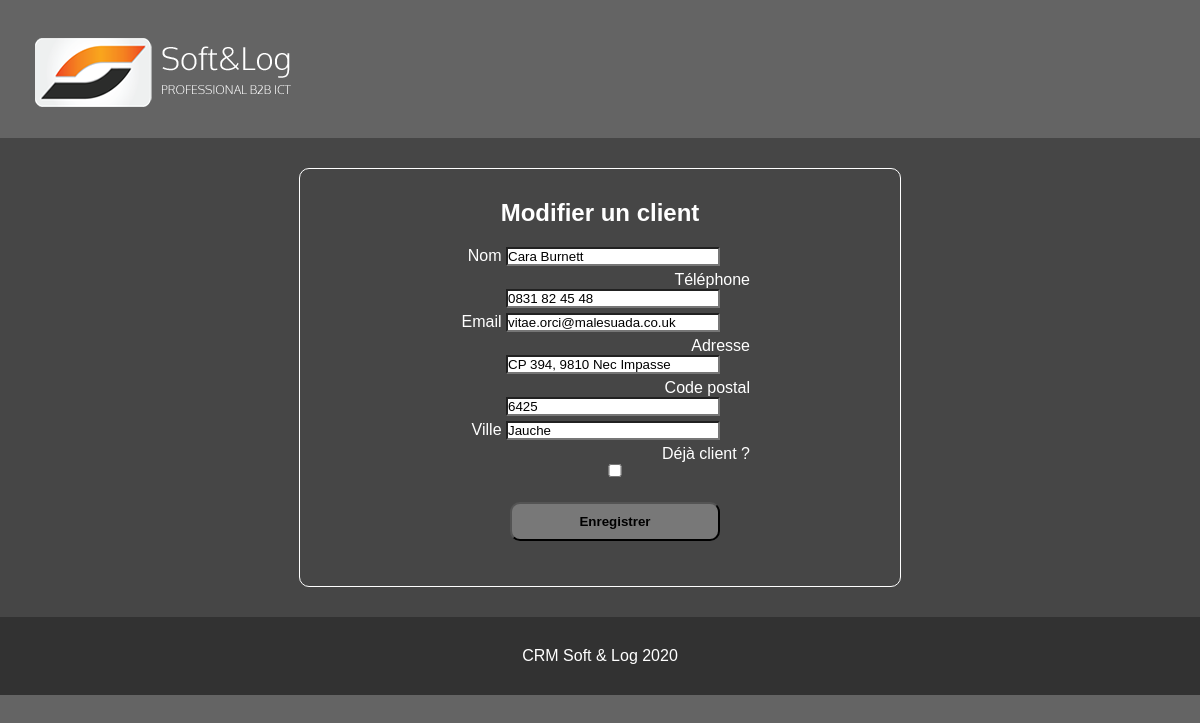
The page /modules/edit.php?id=61 on the database its author committed.
### tables this page shows
CREATE TABLE `clients` (
  `id` int(11) NOT NULL,
  `name` varchar(255) NOT NULL,
  `phone` varchar(255) NOT NULL,
  `email` varchar(255) NOT NULL,
  `address` varchar(255) NOT NULL,
  `cp` varchar(255) NOT NULL,
  `city` varchar(255) NOT NULL,
  `customer` varchar(255) NOT NULL
);

### modules/edit.php (the view, shortened to what this page needs)
<?php
	include('../header.php');
			require('../config.php');
			$sql = 'SELECT * FROM clientlist.clients WHERE id="'.$_GET['id'].'";';
			$result = mysqli_query($link, $sql);
			if (!$result) {
				die('Requête invalide : ' . mysqli_error($link));
				mysqli_close($link);
			} else{
				$clientInfo = mysqli_fetch_object($result);
			}
		?>
		<div class="addEdit">
			<form action="./edit.php?id=<?php echo $_GET['id']; ?>" method="POST">
				<h2 class="formTitle">Modifier un client</h2>
				<label for="name">Nom</label>
				<input type="text" name="name" value="<?php if(isset($_POST['name'])){echo $_POST['name'];}else{echo $clientInfo->name;} ?>" /><br />
				<label for="phone">Téléphone</label>
				<input type="text" name="phone" value="<?php if(isset($_POST['phone'])){echo $_POST['phone'];}else{echo $clientInfo->phone;} ?>" /><br />
				<label for="email">Email</label>
				<input type="text" name="email" value="<?php if(isset($_POST['email'])){echo $_POST['email'];}else{echo $clientInfo->email;} ?>" /><br />
				<label for="address">Adresse</label>
				<input type="text" name="address" value="<?php if(isset($_POST['address'])){echo $_POST['address'];}else{echo $clientInfo->address;} ?>" /><br />
				<label for="cp">Code postal</label>
				<input type="text" name="cp" value="<?php if(isset($_POST['cp'])){echo $_POST['cp'];}else{echo $clientInfo->cp;} ?>" /><br />
				<label for="city">Ville</label>
				<input type="text" name="city" value="<?php if(isset($_POST['city'])){echo $_POST['city'];}else{echo $clientInfo->city;} ?>" /><br />
				<label for="customer">Déjà client ?</label>
				<input type="checkbox" name="customer" <?php if(isset($_POST['customer']) || $clientInfo->customer == "Yes"){echo ' checked';} ?> /><br />
				<input type="submit" name="save" value="Enregistrer" class="validButton" />
			</form>
		</div>
	</div>
	<?php
    include('../footer.php');
?>

### style/css/screen.css (style rules this page uses)
* { margin:0px; padding:0px; list-style:none; color:white; font-family:Arial, Helvetica, sans-serif; }
html { background-color:rgb(100,100,100); }
body { width:100%; }
form { padding:10px 0 20px 0; margin-bottom:20px; font-family:Arial, Helvetica, sans-serif; }
div.addEdit { display:flex; flex-direction: row; justify-content:center; width:50%; border-radius:10px; border:1px solid white; margin-bottom:30px; }
div.addEdit>form { width:50%; text-align:right; }
div.addEdit>form input { width:70%; margin-right:30px; margin-bottom:5px; }
input { color:black; background-color:white; }
input.validButton { background-color:rgb(120,120,120); padding:10px; border-radius:10px; font-weight:bold; margin-top:20px; }
h2.formTitle { text-align:center; font-weight:bold; margin-top:20px; margin-bottom:20px; }

### rows shown on the page
clients: name "Cara Burnett", phone "0831 82 45 48", email "vitae.orci@malesuada.co.uk", address "CP 394, 9810 Nec Impasse", cp "6425", city "Jauche"

### other values the page prints
$title "CRM Soft & Log"
